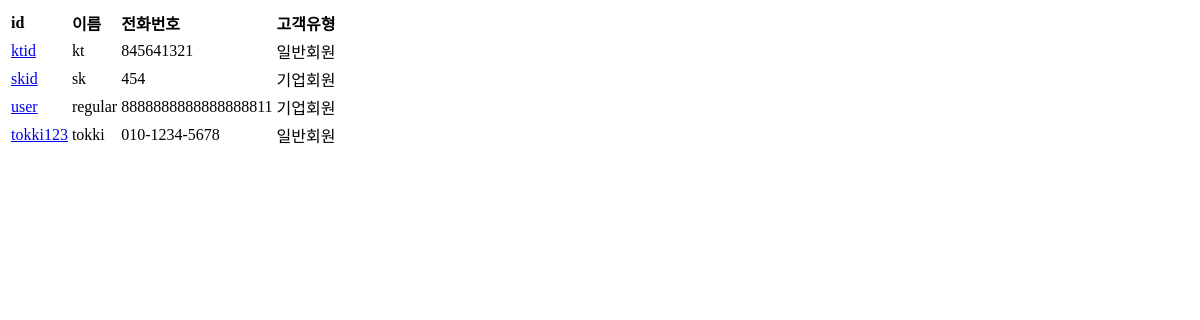
The page /accounts/info/ on the database as committed earlier.
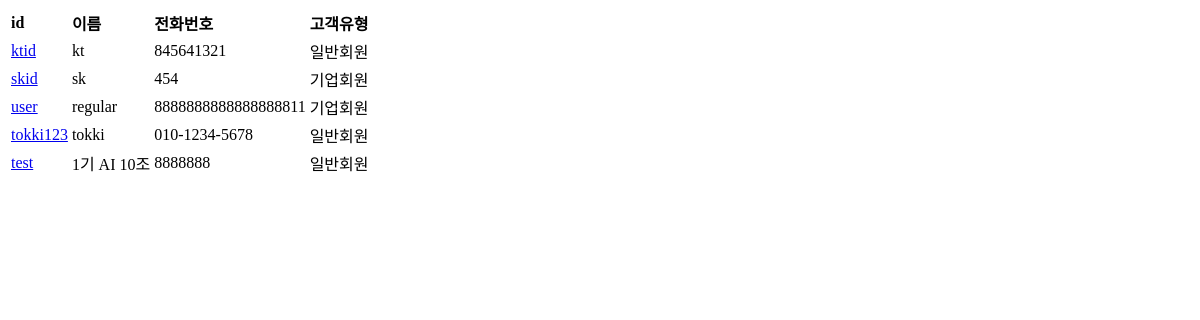
The same page on the database as committed later.
### accounts/models.py (models this page shows)
class Profile(models.Model):
    USER_TYPE_CHOICES = (
        (None, '선택'),
        ('일반회원', '일반회원'),
        ('기업회원', '기업회원'),
    )
    user = models.OneToOneField(settings.AUTH_USER_MODEL, on_delete=models.CASCADE)
    user_type = models.CharField(max_length=10, choices=USER_TYPE_CHOICES, default='선택')
    name = models.CharField(max_length=100, null=True, blank=True, default='regular')
    phone_number = models.CharField(max_length=20)

### accounts/views.py (the view)
# urls.py: path('info/', views.info, name='info'),
def info(request):
    profile = Profile.objects.all()
    return render(request, 'registration/profile_list.html', {'profile':profile})

### accounts/templates/registration/profile_list.html (shortened to what this page needs)
{% block content %}
    <table class='profile'>
        <thead>
            <tr>
                <td><B>id</B></td>
                <td><B>이름</B></td>
                <td><B>전화번호</B></td>
                <td><B>고객유형</B></td>
            </tr>
        </thead>
        <tbody>
        {% for pro in profile %}
            <tr>
                <td><a href="/accounts/{{pro.pk}}">{{pro.user}}</a></td>
                <td>{{pro.name}}</td>
                <td>{{pro.phone_number}}</td>
                <td>{{pro.user_type}}</td>
            </tr>
            {% endfor %}
        </tbody>
    </table>
{% endblock %}

Rows that differ between the two databases and show on the page:
added Profile: user "test", name "1기 AI 10조", phone_number "8888888", user_type "일반회원"
